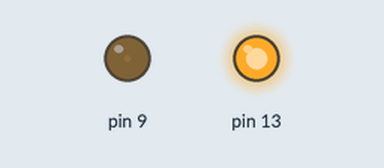
A sketch run on a simulated Arduino Uno, built with avr-gcc and run on an emulated ATmega328P. Parts: output pins drawn as LEDs (lit = HIGH).

Above: at 0.05 s.
At 29.9 s:
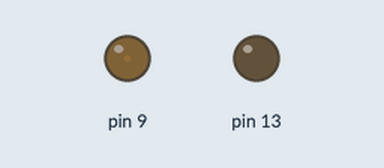
Timing chart, 0 to 39.0 s (numbered marks = the images above):
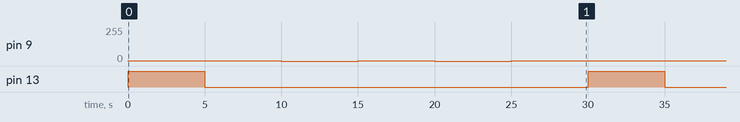

The sketch:

pwmMcT.ino
```cpp
/*
McT's note: this is modified from the example.  https://code.google.com/archive/p/arduino-pwm-frequency-library/downloads
I need to test different values to get different speeds.

*/
/*
 Mimics the fade example but with an extra parameter for frequency. It should dim but with a flicker
 because the frequency has been set low enough for the human eye to detect. This flicker is easiest to see when
 the LED is moving with respect to the eye and when it is between about 20% - 60% brighness. The library
 allows for a frequency range from 1Hz - 2MHz on 16 bit timers and 31Hz - 2 MHz on 8 bit timers. When
 SetPinFrequency()/SetPinFrequencySafe() is called, a bool is returned which can be tested to verify the
 frequency was actually changed.

 This example runs on mega and uno.
 */

#include <PWM.h>

//use pin 11 on the Mega instead, otherwise there is a frequency cap at 31 Hz
int motor = 9;                // the pin that the LED is attached to
int motorspeed = 1;         // how bright the LED is
int fadeAmount = 5;         // how many points to fade the LED by
int32_t frequency = 1000; //frequency (in Hz)
bool success;

void setup()
{
  //initialize all timers except for 0, to save time keeping functions
  InitTimersSafe();

  //sets the frequency for the specified pin
   success = SetPinFrequencySafe(motor, frequency);

  //if the pin frequency was set successfully, turn pin 13 on
  if(success) {
    pinMode(13, OUTPUT);
    digitalWrite(13, HIGH);
  }
}

void loop()
{
  //use this functions instead of analogWrite on 'initialized' pins

  digitalWrite(13, HIGH);
   success = SetPinFrequencySafe(motor, 1000);
  pwmWrite(motor, motorspeed);
  delay(5000);

  digitalWrite(13, LOW);
  motorspeed=HIGH;
  pwmWrite(motor,motorspeed);
  delay(5000);

     success = SetPinFrequencySafe(motor, 1500);
  motorspeed = LOW;
  pwmWrite(motor, motorspeed);
  delay(5000);
  motorspeed=HIGH;
  pwmWrite(motor,motorspeed);
  delay(5000);

     success = SetPinFrequencySafe(motor, 2000);
  motorspeed = LOW;
  pwmWrite(motor, motorspeed);
  delay(5000);
  motorspeed=HIGH;
  pwmWrite(motor,motorspeed);
  delay(5000);
}
```

Measured:
- by itself, pin 9: repeats every 30.0 s: 0/255 5.0 s, 1/255 5.0 s, 0/255 5.0 s, 1/255 15.0 s
- by itself, pin 13: alternates HIGH for 5.0 s and LOW for 25.0 s
